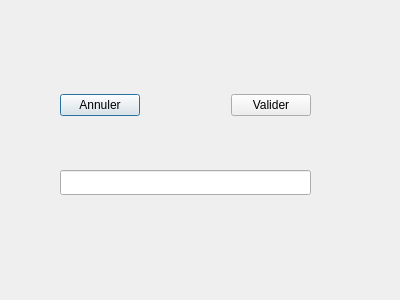
<?xml version="1.0" encoding="UTF-8"?>
<ui version="4.0">
 <class>Search</class>
 <widget class="QDialog" name="Search">
  <property name="geometry">
   <rect>
    <x>0</x>
    <y>0</y>
    <width>400</width>
    <height>300</height>
   </rect>
  </property>
  <property name="windowTitle">
   <string>Dialog</string>
  </property>
  <widget class="QWidget" name="horizontalLayoutWidget">
   <property name="geometry">
    <rect>
     <x>60</x>
     <y>50</y>
     <width>251</width>
     <height>111</height>
    </rect>
   </property>
   <layout class="QHBoxLayout" name="horizontalLayout">
    <item>
     <widget class="QPushButton" name="buttonCancel">
      <property name="text">
       <string>Annuler</string>
      </property>
     </widget>
    </item>
    <item>
     <spacer name="horizontalSpacer">
      <property name="orientation">
       <enum>Qt::Horizontal</enum>
      </property>
      <property name="sizeHint" stdset="0">
       <size>
        <width>40</width>
        <height>20</height>
       </size>
      </property>
     </spacer>
    </item>
    <item>
     <widget class="QPushButton" name="buttonOk">
      <property name="text">
       <string>Valider</string>
      </property>
     </widget>
    </item>
   </layout>
  </widget>
  <widget class="QLineEdit" name="lineEdit">
   <property name="geometry">
    <rect>
     <x>60</x>
     <y>170</y>
     <width>251</width>
     <height>25</height>
    </rect>
   </property>
  </widget>
 </widget>
 <resources/>
 <connections>
  <connection>
   <sender>buttonCancel</sender>
   <signal>clicked()</signal>
   <receiver>Search</receiver>
   <slot>reject()</slot>
   <hints>
    <hint type="sourcelabel">
     <x>105</x>
     <y>105</y>
    </hint>
    <hint type="destinationlabel">
     <x>199</x>
     <y>149</y>
    </hint>
   </hints>
  </connection>
  <connection>
   <sender>buttonOk</sender>
   <signal>clicked()</signal>
   <receiver>Search</receiver>
   <slot>accept()</slot>
   <hints>
    <hint type="sourcelabel">
     <x>269</x>
     <y>105</y>
    </hint>
    <hint type="destinationlabel">
     <x>199</x>
     <y>149</y>
    </hint>
   </hints>
  </connection>
 </connections>
</ui>
